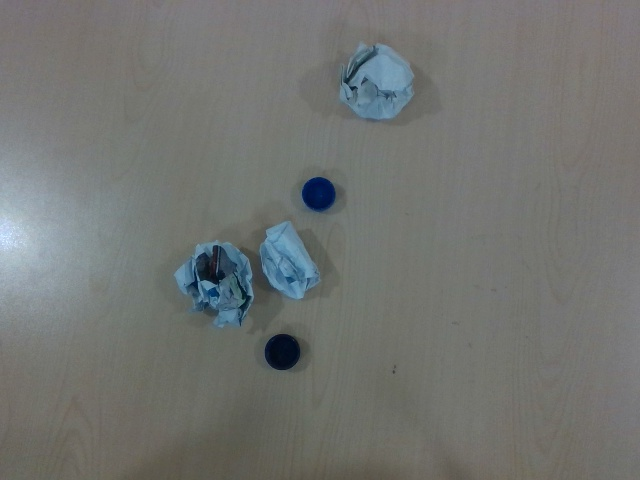
#> input picture Cloud-Network/ObjectDetectionServer/testimg/raw1.jpg, 640 x 480 px
$ python -i coordinate_convert.py   (imports and definitions only)
#> lines starting #> are read from the running program, lines starting #| are printed output that depends on the picture; after the words box and inside, x2 and y2 are one past the last pixel; in counts of white or black regions, pixels touching at a corner belong together
#> further down, picture is the input picture: shape (480, 640, 3); mean B, G, R 113.2, 115.8, 113.5
import math, cv2, time
import numpy as np
import pyrealsense2 as rs

def detect_cap(frame):

    return_list = []

    # Define the upper and lower boundaries for a color to be considered "Blue"
    blueLower = np.array([100,150,0])
    blueUpper = np.array([140,255,255])

    # Define a 5x5 kernel for erosion and dilation
    kernel = np.ones((5, 5), np.uint8)

    hsv = cv2.cvtColor(frame, cv2.COLOR_BGR2HSV)
#> hsv: shape (480, 640, 3); mean H, S, V 48.8, 19.8, 118.3

    # Determine which pixels fall within the blue boundaries and then blur the binary image
    blueMask = cv2.inRange(hsv, blueLower, blueUpper)
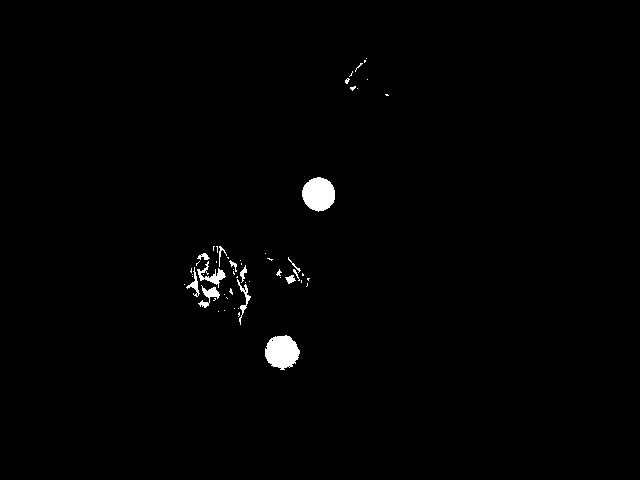
#> blueMask: shape (480, 640); 0.96% white; 56 white regions (42 under 20 px), largest, box (x1, y1, x2, y2) and area: (265, 335, 300, 370) 896, (302, 177, 335, 212) 877, (197, 261, 226, 288) 245
    blueMask = cv2.erode(blueMask, kernel, iterations=2)
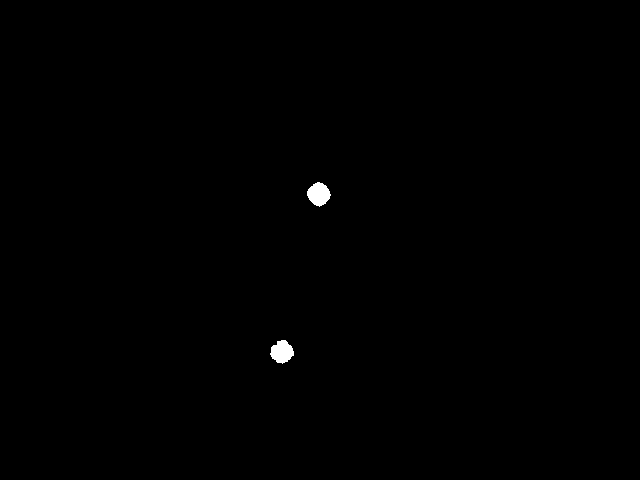
#> blueMask: shape (480, 640); 0.26% white; 2 white regions, box (x1, y1, x2, y2) and area: (307, 182, 331, 207) 409, (270, 340, 294, 364) 399
    blueMask = cv2.morphologyEx(blueMask, cv2.MORPH_OPEN, kernel)
#> blueMask: shape (480, 640); 0.26% white; 2 white regions, box (x1, y1, x2, y2) and area: (307, 183, 330, 206) 403, (271, 340, 294, 363) 396
    blueMask = cv2.dilate(blueMask, kernel, iterations=1)
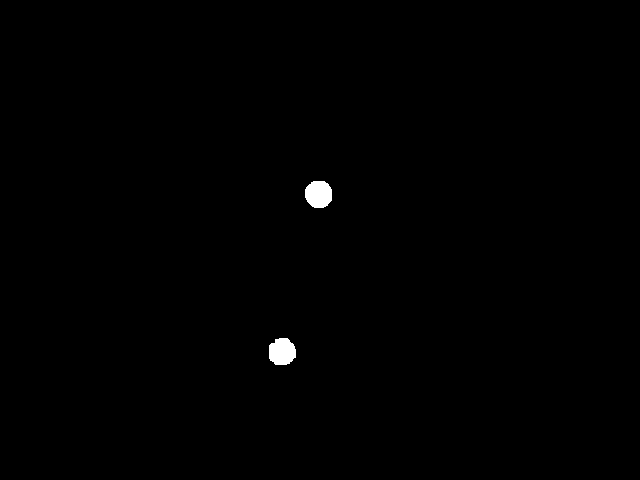
#> blueMask: shape (480, 640); 0.39% white; 2 white regions

    # Find contours (bottle cap in my case) in the image
    cnts, _ = cv2.findContours(blueMask.copy(), cv2.RETR_EXTERNAL, cv2.CHAIN_APPROX_SIMPLE)
#> cnts = 2 contours; box (x1, y1, x2, y2) and area: (305, 181, 332, 208) 563, (269, 338, 296, 365) 553

    # Check to see if any contours were found
    if len(cnts) > 0:
        # Sort the contours and find the largest one -- we
        # will assume this contour correspondes to the area of the bottle cap
        cnts = sorted(cnts, key = cv2.contourArea, reverse = True)
        for cnt in cnts:
            # Get the radius of the enclosing circle around the found contour
            ((x, y), radius) = cv2.minEnclosingCircle(cnt)
            # Draw the circle around the contour
            return_list.append((int(x), int(y), int(radius)))
#> this loop made 2 passes
#> (x, y, radius) on passes 1 to 2: (318.3, 193.9, 14.13), (281.7, 351.4, 14.46)
#> after the loop, return_list = [(318, 193, 14), (281, 351, 14)]

    return return_list

# [18 lines left out: functions init_color_camera, take_picture, not called in this run]

def distance(c1, c2):
    return math.sqrt((c1[0] - c2[0])**2 + (c1[1] - c2[1])**2)

# [44 lines left out: functions area, get_axis, convert_coor, not called in this run]

>>> import cv2
>>> picture = cv2.imread('../Cloud-Network/ObjectDetectionServer/testimg/raw1.jpg')
>>> result = detect_cap(picture)
#> result = [(318, 193, 14), (281, 351, 14)]

$ run again, on Cloud-Network/ObjectDetectionServer/testimg/raw2.jpg
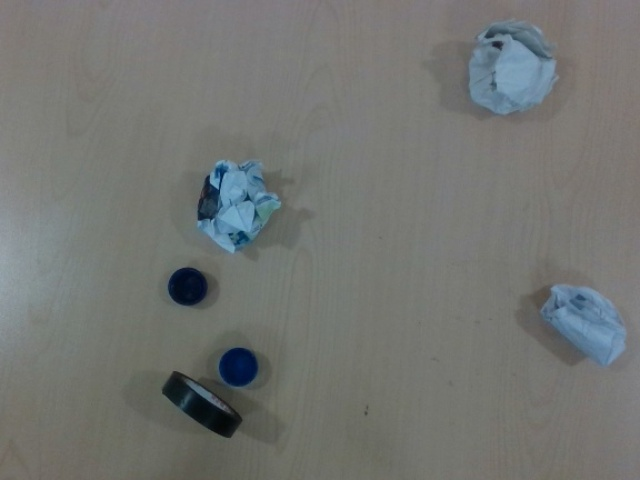
#> input picture Cloud-Network/ObjectDetectionServer/testimg/raw2.jpg, 640 x 480 px
#> picture is the input picture: shape (480, 640, 3); mean B, G, R 114.1, 116.9, 114.4
#> hsv: shape (480, 640, 3); mean H, S, V 46.2, 20.6, 119.4
#> in detect_cap, `blueMask = cv2.inRange(hsv, blueLower, blueUpper)`:
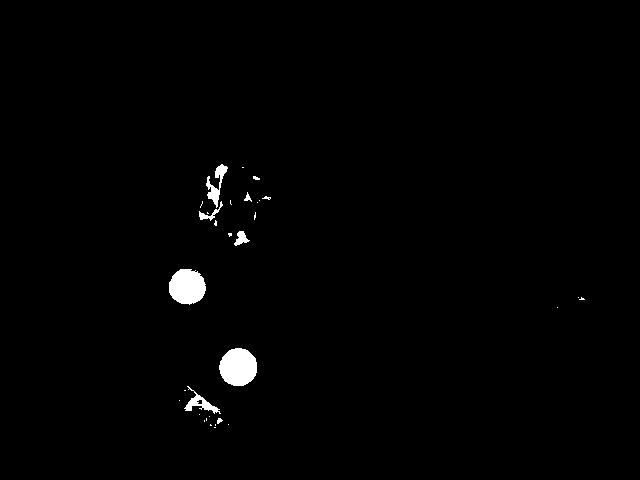
#> blueMask: shape (480, 640); 1.1% white; 32 white regions (23 under 20 px), largest, box (x1, y1, x2, y2) and area: (219, 348, 257, 386) 1134, (169, 269, 206, 305) 1035, (206, 164, 228, 208) 344
#> in detect_cap, `blueMask = cv2.dilate(blueMask, kernel, iterations=1)`:
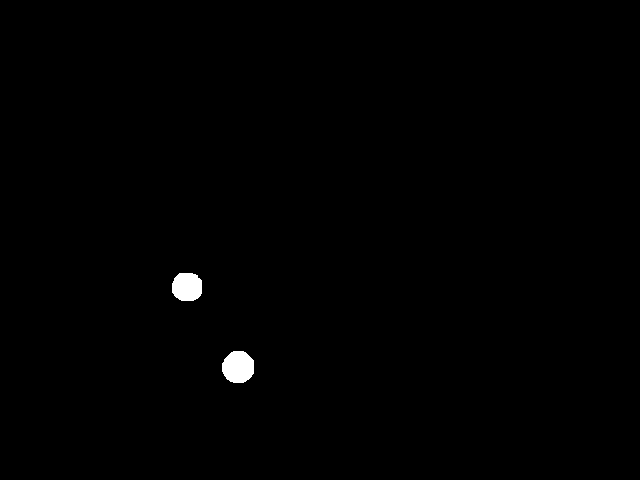
#> blueMask: shape (480, 640); 0.5% white; 2 white regions
#> cnts = 2 contours; box (x1, y1, x2, y2) and area: (222, 351, 254, 383) 782, (172, 273, 202, 301) 674
#> the loop in detect_cap, `for cnt in cnts:` made 2 passes
#> (x, y, radius) on passes 1 to 2: (237.9, 366.6, 16.49), (186.7, 286.6, 15.71)
#> after the loop in detect_cap, `for cnt in cnts:`: return_list = [(237, 366, 16), (186, 286, 15)]

$ run again, on Cloud-Network/ObjectDetectionServer/testimg/raw3.jpg
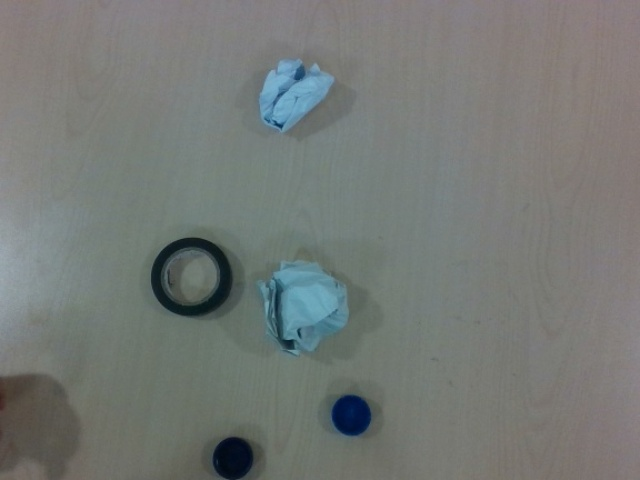
#> input picture Cloud-Network/ObjectDetectionServer/testimg/raw3.jpg, 640 x 480 px
#> picture is the input picture: shape (480, 640, 3); mean B, G, R 117.6, 120.7, 116.5
#> hsv: shape (480, 640, 3); mean H, S, V 57.1, 23.6, 123.5
#> in detect_cap, `blueMask = cv2.inRange(hsv, blueLower, blueUpper)`:
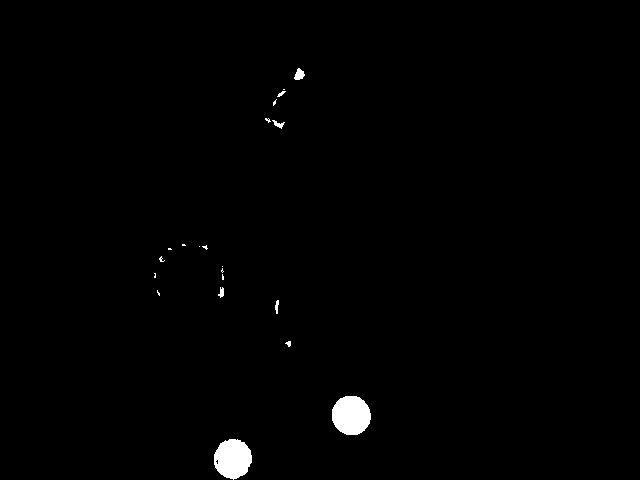
#> blueMask: shape (480, 640); 0.9% white; 21 white regions (13 under 20 px), largest, box (x1, y1, x2, y2) and area: (332, 396, 371, 435) 1216, (214, 439, 252, 480) 1177, (294, 68, 305, 80) 86
#> in detect_cap, `blueMask = cv2.dilate(blueMask, kernel, iterations=1)`:
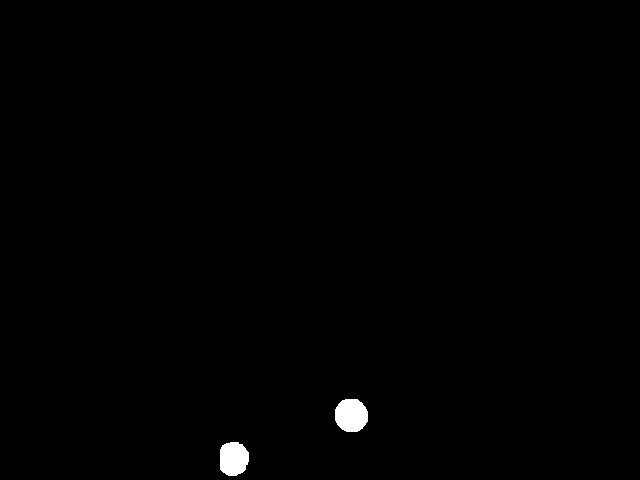
#> blueMask: shape (480, 640); 0.56% white; 2 white regions
#> cnts = 2 contours; box (x1, y1, x2, y2) and area: (335, 399, 368, 432) 845, (220, 442, 249, 476) 772
#> the loop in detect_cap, `for cnt in cnts:` made 2 passes
#> (x, y, radius) on passes 1 to 2: (350.8, 414.8, 17.28), (232.8, 458.4, 17.24)
#> after the loop in detect_cap, `for cnt in cnts:`: return_list = [(350, 414, 17), (232, 458, 17)]

$ run again, on Cloud-Network/ObjectDetectionServer/testimg/raw4.jpg
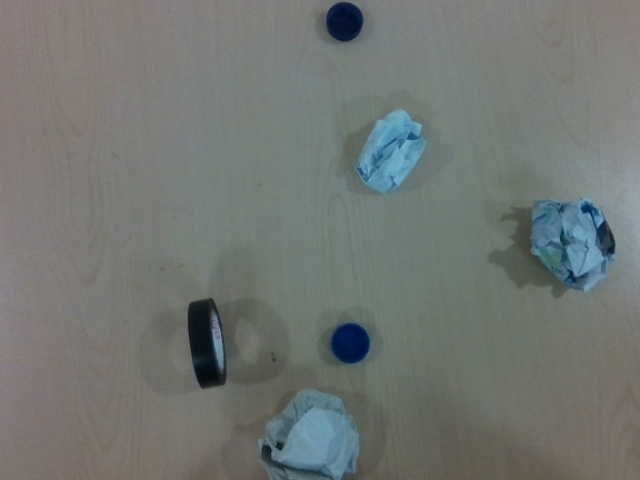
#> input picture Cloud-Network/ObjectDetectionServer/testimg/raw4.jpg, 640 x 480 px
#> picture is the input picture: shape (480, 640, 3); mean B, G, R 114.4, 117.6, 112.9
#> hsv: shape (480, 640, 3); mean H, S, V 52.5, 26.8, 120.9
#> in detect_cap, `blueMask = cv2.inRange(hsv, blueLower, blueUpper)`:
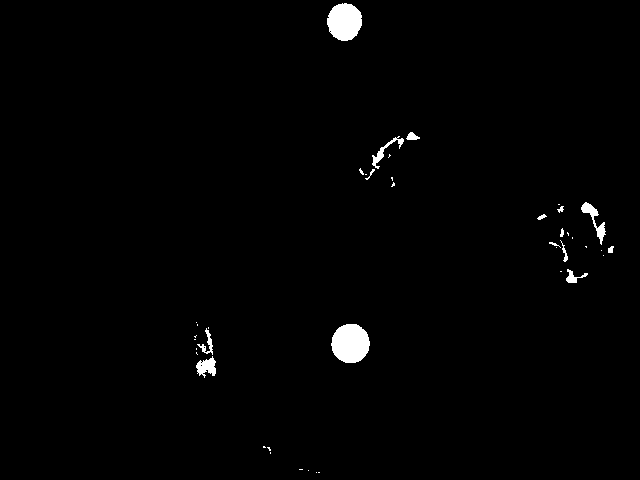
#> blueMask: shape (480, 640); 1.2% white; 42 white regions (27 under 20 px), largest, box (x1, y1, x2, y2) and area: (331, 324, 370, 363) 1191, (327, 3, 362, 41) 1029, (581, 202, 606, 245) 297
#> in detect_cap, `blueMask = cv2.dilate(blueMask, kernel, iterations=1)`:
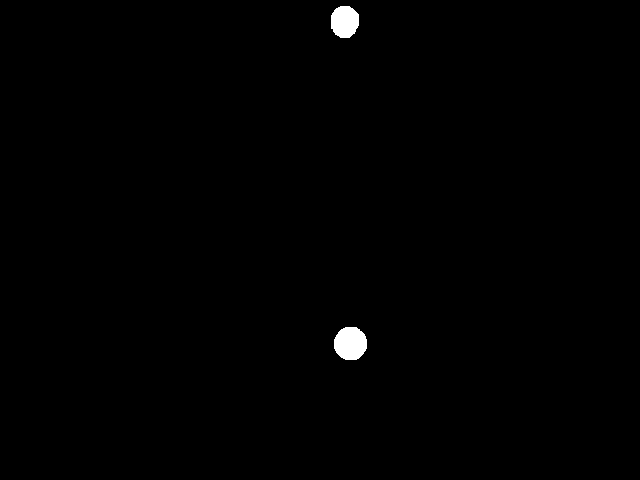
#> blueMask: shape (480, 640); 0.53% white; 2 white regions
#> cnts = 2 contours; box (x1, y1, x2, y2) and area: (334, 327, 367, 360) 834, (331, 6, 359, 38) 688
#> the loop in detect_cap, `for cnt in cnts:` made 2 passes
#> (x, y, radius) on passes 1 to 2: (350.2, 343, 17), (344.5, 21.5, 16.14)
#> after the loop in detect_cap, `for cnt in cnts:`: return_list = [(350, 343, 17), (344, 21, 16)]
